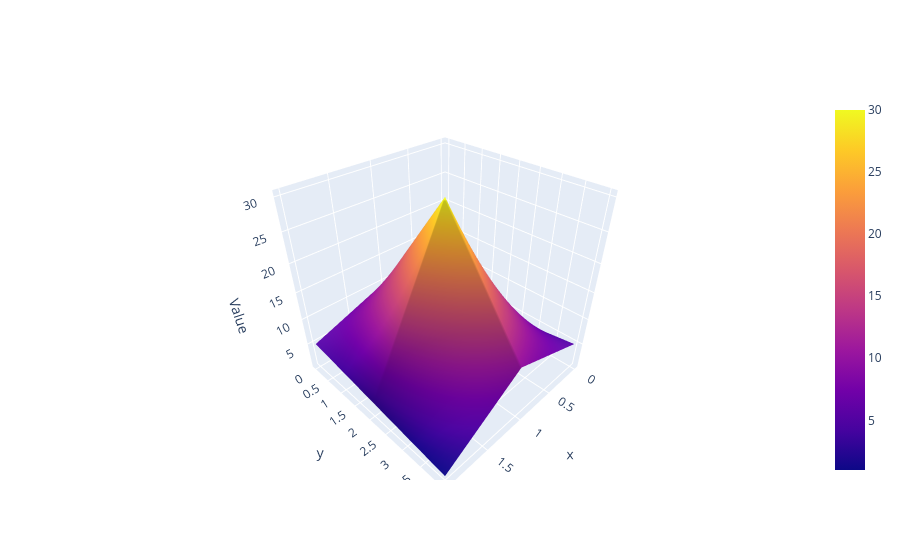

Source (notebook cell):
### Markdown cell above
## 3D Surface

### Code cell
df3 = pd.DataFrame({'x':[1,2,3,4,5],'y':[10,20,30,20,10],'z':[5,4,3,2,1]})

fig = go.Figure(data=[go.Surface(z=df3.values)])
fig.update_layout(scene=dict(zaxis_title='Value'))
fig.show()

### Figure 1 — Plotly figure (JSON) as saved in the notebook; plotly's stock layout.template omitted (floating-point values rounded to 4 significant figures)
{"data": [{"type": "surface", "z": [[1, 10, 5], [2, 20, 4], [3, 30, 3], [4, 20, 2], [5, 10, 1]]}], "layout": {"scene": {"zaxis": {"title": {"text": "Value"}}}}}
